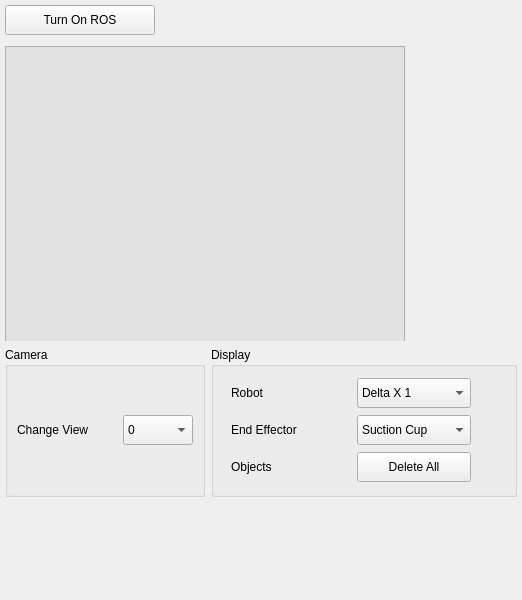
                 <widget class="QWidget" name="scrollAreaWidgetContents_4">
                  <property name="geometry">
                   <rect>
                    <x>0</x>
                    <y>-180</y>
                    <width>522</width>
                    <height>600</height>
                   </rect>
                  </property>
                  <property name="minimumSize">
                   <size>
                    <width>0</width>
                    <height>600</height>
                   </size>
                  </property>
                  <layout class="QVBoxLayout" name="verticalLayout_24">
                   <property name="leftMargin">
                    <number>5</number>
                   </property>
                   <property name="topMargin">
                    <number>5</number>
                   </property>
                   <property name="rightMargin">
                    <number>5</number>
                   </property>
                   <property name="bottomMargin">
                    <number>5</number>
                   </property>
                   <item>
                    <widget class="QPushButton" name="pbTurnOnROS">
                     <property name="minimumSize">
                      <size>
                       <width>100</width>
                       <height>30</height>
                      </size>
                     </property>
                     <property name="maximumSize">
                      <size>
                       <width>150</width>
                       <height>16777215</height>
                      </size>
                     </property>
                     <property name="text">
                      <string>Turn On ROS</string>
                     </property>
                    </widget>
                   </item>
                   <item>
                    <widget class="QWidget" name="widget" native="true">
                     <property name="minimumSize">
                      <size>
                       <width>400</width>
                       <height>300</height>
                      </size>
                     </property>
                     <property name="styleSheet">
                      <string notr="true"/>
                     </property>
                     <widget class="QFrame" name="frameROS">
                      <property name="geometry">
                       <rect>
                        <x>0</x>
                        <y>5</y>
                        <width>400</width>
                        <height>300</height>
                       </rect>
                      </property>
                      <property name="styleSheet">
                       <string notr="true">background-color: rgb(226, 226, 226);</string>
                      </property>
                      <property name="frameShape">
                       <enum>QFrame::StyledPanel</enum>
                      </property>
                      <property name="frameShadow">
                       <enum>QFrame::Raised</enum>
                      </property>
                     </widget>
                    </widget>
                   </item>
                   <item>
                    <layout class="QHBoxLayout" name="horizontalLayout_16">
                     <property name="spacing">
                      <number>6</number>
                     </property>
                     <item>
                      <widget class="QGroupBox" name="groupBox_3">
                       <property name="minimumSize">
                        <size>
                         <width>0</width>
                         <height>124</height>
                        </size>
                       </property>
                       <property name="maximumSize">
                        <size>
                         <width>200</width>
                         <height>16777215</height>
                        </size>
                       </property>
                       <property name="title">
                        <string>Camera</string>
                       </property>
                       <layout class="QGridLayout" name="gridLayout_21">
                        <item row="0" column="0">
                         <widget class="QLabel" name="label">
                          <property name="minimumSize">
                           <size>
                            <width>100</width>
                            <height>0</height>
                           </size>
                          </property>
                          <property name="text">
                           <string>Change View</string>
                          </property>
                         </widget>
                        </item>
                        <item row="0" column="1">
                         <widget class="QComboBox" name="cbROSCameraView">
                          <property name="minimumSize">
                           <size>
                            <width>0</width>
                            <height>30</height>
                           </size>
                          </property>
                          <item>
                           <property name="text">
                            <string>0</string>
                           </property>
                          </item>
                          <item>
                           <property name="text">
                            <string>1</string>
                           </property>
                          </item>
                          <item>
                           <property name="text">
                            <string>2</string>
                           </property>
                          </item>
                         </widget>
                        </item>
                       </layout>
                      </widget>
                     </item>
                     <item>
                      <widget class="QGroupBox" name="groupBox_4">
                       <property name="minimumSize">
                        <size>
                         <width>0</width>
                         <height>150</height>
                        </size>
                       </property>
                       <property name="maximumSize">
                        <size>
                         <width>16777215</width>
                         <height>16777215</height>
                        </size>
                       </property>
                       <property name="title">
                        <string>Display</string>
                       </property>
                       <widget class="QWidget" name="layoutWidget">
                        <property name="geometry">
                         <rect>
                          <x>20</x>
                          <y>30</y>
                          <width>240</width>
                          <height>106</height>
                         </rect>
                        </property>
                        <layout class="QGridLayout" name="gridLayout_5">
                         <item row="0" column="0">
                          <widget class="QLabel" name="label_7">
                           <property name="text">
                            <string>Robot</string>
                           </property>
                          </widget>
                         </item>
                         <item row="0" column="1">
                          <widget class="QComboBox" name="cbRobotVersion">
                           <property name="minimumSize">
                            <size>
                             <width>0</width>
                             <height>30</height>
                            </size>
                           </property>
                           <item>
                            <property name="text">
                             <string>Delta X 1</string>
                            </property>
                           </item>
                           <item>
                            <property name="text">
                             <string>Delta X 2</string>
                            </property>
                           </item>
                          </widget>
                         </item>
                         <item row="1" column="0">
                          <widget class="QLabel" name="label_2">
                           <property name="minimumSize">
                            <size>
                             <width>120</width>
                             <height>0</height>
                            </size>
                           </property>
                           <property name="maximumSize">
                            <size>
                             <width>16777215</width>
                             <height>16777215</height>
                            </size>
                           </property>
                           <property name="text">
                            <string>End Effector</string>
                           </property>
                          </widget>
                         </item>
                         <item row="1" column="1">
                          <widget class="QComboBox" name="cbEndEffector">
                           <property name="minimumSize">
                            <size>
                             <width>0</width>
                             <height>30</height>
                            </size>
                           </property>
                           <property name="maximumSize">
                            <size>
                             <width>120</width>
                             <height>16777215</height>
                            </size>
                           </property>
                           <item>
                            <property name="text">
                             <string>Suction Cup</string>
                            </property>
                           </item>
                           <item>
                            <property name="text">
                             <string>Gripper</string>
                            </property>
                           </item>
                           <item>
                            <property name="text">
                             <string>None</string>
                            </property>
                           </item>
                          </widget>
                         </item>
                         <item row="2" column="0">
                          <widget class="QLabel" name="label_3">
                           <property name="text">
                            <string>Objects</string>
                           </property>
                          </widget>
                         </item>
                         <item row="2" column="1">
                          <widget class="QPushButton" name="btDeleteAllObjects">
                           <property name="minimumSize">
                            <size>
                             <width>0</width>
                             <height>30</height>
                            </size>
                           </property>
                           <property name="toolTip">
                            <string>Update X Position Value</string>
                           </property>
                           <property name="text">
                            <string>Delete All</string>
                           </property>
                          </widget>
                         </item>
                        </layout>
                       </widget>
                      </widget>
                     </item>
                    </layout>
                   </item>
                   <item>
                    <spacer name="verticalSpacer_5">
                     <property name="orientation">
                      <enum>Qt::Vertical</enum>
                     </property>
                     <property name="sizeHint" stdset="0">
                      <size>
                       <width>20</width>
                       <height>40</height>
                      </size>
                     </property>
                    </spacer>
                   </item>
                  </layout>
                 </widget>
